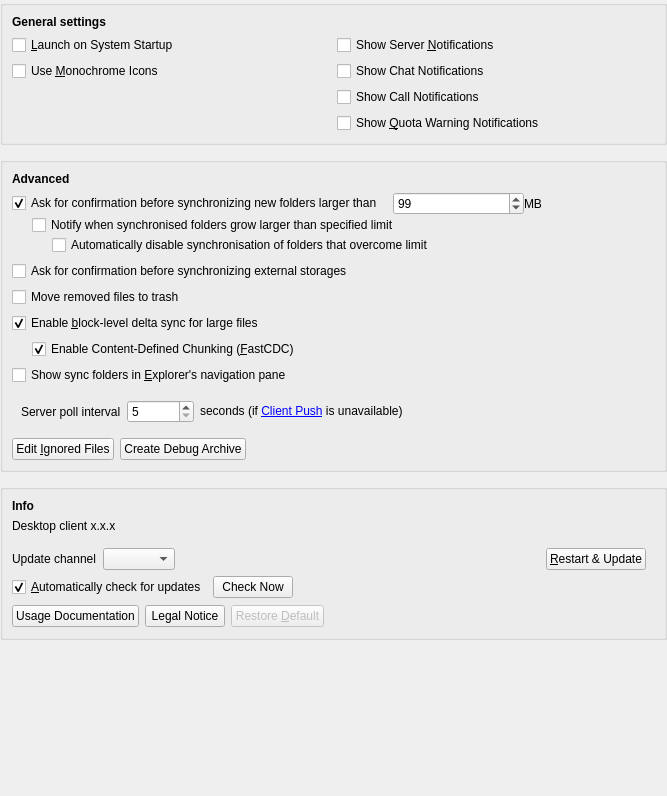
<?xml version="1.0" encoding="UTF-8"?>
<ui version="4.0">
 <class>OCC::GeneralSettings</class>
 <widget class="QWidget" name="OCC::GeneralSettings">
  <property name="geometry">
   <rect>
    <x>0</x>
    <y>0</y>
    <width>667</width>
    <height>796</height>
   </rect>
  </property>
  <property name="windowTitle">
   <string notr="true">Form</string>
  </property>
  <layout class="QGridLayout" name="gridLayout_3">
   <property name="leftMargin">
    <number>0</number>
   </property>
   <property name="topMargin">
    <number>0</number>
   </property>
   <property name="rightMargin">
    <number>0</number>
   </property>
   <property name="bottomMargin">
    <number>0</number>
   </property>
   <property name="spacing">
    <number>12</number>
   </property>
   <item row="0" column="0">
    <widget class="QGroupBox" name="generalGroupBox">
     <property name="title">
      <string/>
     </property>
     <layout class="QGridLayout" name="gridLayout_2">
      <item row="0" column="0" colspan="2">
       <widget class="QLabel" name="generalGroupBoxTitle">
        <property name="font">
         <font>
          <bold>true</bold>
         </font>
        </property>
        <property name="text">
         <string>General settings</string>
        </property>
       </widget>
      </item>
      <item row="1" column="0">
       <widget class="QCheckBox" name="autostartCheckBox">
        <property name="text">
         <string>&amp;Launch on System Startup</string>
        </property>
       </widget>
      </item>
      <item row="3" column="1">
       <widget class="QCheckBox" name="callNotificationsCheckBox">
        <property name="text">
         <string>Show Call Notifications</string>
        </property>
       </widget>
      </item>
      <item row="2" column="0">
       <widget class="QCheckBox" name="monoIconsCheckBox">
        <property name="toolTip">
         <string>For System Tray</string>
        </property>
        <property name="text">
         <string>Use &amp;Monochrome Icons</string>
        </property>
       </widget>
      </item>
      <item row="2" column="1">
       <widget class="QCheckBox" name="chatNotificationsCheckBox">
        <property name="text">
         <string>Show Chat Notifications</string>
        </property>
       </widget>
      </item>
      <item row="1" column="1">
       <widget class="QCheckBox" name="serverNotificationsCheckBox">
        <property name="text">
         <string>Show Server &amp;Notifications</string>
        </property>
       </widget>
      </item>
      <item row="4" column="1">
       <widget class="QCheckBox" name="quotaWarningNotificationsCheckBox">
        <property name="text">
         <string>Show &amp;Quota Warning Notifications</string>
        </property>
       </widget>
      </item>
     </layout>
    </widget>
   </item>
   <item row="1" column="0">
    <widget class="QGroupBox" name="advancedGroupBox">
     <property name="title">
      <string/>
     </property>
     <layout class="QVBoxLayout" name="verticalLayout">
      <item>
       <widget class="QLabel" name="advancedGroupBoxTitle">
        <property name="font">
         <font>
          <bold>true</bold>
         </font>
        </property>
        <property name="text">
         <string>Advanced</string>
        </property>
       </widget>
      </item>
      <item>
       <layout class="QVBoxLayout" name="verticalLayout_4">
        <property name="spacing">
         <number>0</number>
        </property>
        <item>
         <layout class="QHBoxLayout" name="horizontalLayout_3">
          <item>
           <widget class="QCheckBox" name="newFolderLimitCheckBox">
            <property name="text">
             <string>Ask for confirmation before synchronizing new folders larger than</string>
            </property>
            <property name="checked">
             <bool>true</bool>
            </property>
           </widget>
          </item>
          <item>
           <spacer name="horizontalSpacer">
            <property name="orientation">
             <enum>Qt::Orientation::Horizontal</enum>
            </property>
            <property name="sizeType">
             <enum>QSizePolicy::Policy::Fixed</enum>
            </property>
            <property name="sizeHint" stdset="0">
             <size>
              <width>10</width>
              <height>20</height>
             </size>
            </property>
           </spacer>
          </item>
          <item>
           <widget class="QSpinBox" name="newFolderLimitSpinBox">
            <property name="maximum">
             <number>999999</number>
            </property>
            <property name="value">
             <number>99</number>
            </property>
           </widget>
          </item>
          <item>
           <widget class="QLabel" name="label">
            <property name="text">
             <string extracomment="Trailing part of &quot;Ask confirmation before syncing folder larger than&quot; ">MB</string>
            </property>
           </widget>
          </item>
         </layout>
        </item>
        <item>
         <layout class="QHBoxLayout" name="horizontalLayout_5">
          <item>
           <spacer name="horizontalSpacer_3">
            <property name="orientation">
             <enum>Qt::Orientation::Horizontal</enum>
            </property>
            <property name="sizeType">
             <enum>QSizePolicy::Policy::Fixed</enum>
            </property>
            <property name="sizeHint" stdset="0">
             <size>
              <width>20</width>
              <height>20</height>
             </size>
            </property>
           </spacer>
          </item>
          <item>
           <widget class="QCheckBox" name="existingFolderLimitCheckBox">
            <property name="text">
             <string>Notify when synchronised folders grow larger than specified limit</string>
            </property>
           </widget>
          </item>
         </layout>
        </item>
        <item>
         <layout class="QHBoxLayout" name="horizontalLayout">
          <item>
           <spacer name="horizontalSpacer_5">
            <property name="orientation">
             <enum>Qt::Orientation::Horizontal</enum>
            </property>
            <property name="sizeType">
             <enum>QSizePolicy::Policy::Fixed</enum>
            </property>
            <property name="sizeHint" stdset="0">
             <size>
              <width>40</width>
              <height>20</height>
             </size>
            </property>
           </spacer>
          </item>
          <item>
           <widget class="QCheckBox" name="stopExistingFolderNowBigSyncCheckBox">
            <property name="text">
             <string>Automatically disable synchronisation of folders that overcome limit</string>
            </property>
           </widget>
          </item>
         </layout>
        </item>
       </layout>
      </item>
      <item>
       <layout class="QHBoxLayout" name="horizontalLayout_8">
        <item>
         <widget class="QCheckBox" name="newExternalStorage">
          <property name="text">
           <string>Ask for confirmation before synchronizing external storages</string>
          </property>
         </widget>
        </item>
       </layout>
      </item>
      <item>
       <layout class="QHBoxLayout" name="horizontalLayout_trash">
        <item>
         <widget class="QCheckBox" name="moveFilesToTrashCheckBox">
          <property name="text">
           <string>Move removed files to trash</string>
          </property>
         </widget>
        </item>
       </layout>
      </item>
      <item>
       <layout class="QHBoxLayout" name="horizontalLayout_deltasync">
        <item>
         <widget class="QCheckBox" name="deltaSyncCheckBox">
          <property name="toolTip">
           <string>When enabled and the CrispCloud Delta Sync server app is installed, only changed blocks of large files are uploaded instead of the entire file. Saves significant bandwidth for files like VeraCrypt containers, disk images, and databases.</string>
          </property>
          <property name="text">
           <string>Enable &amp;block-level delta sync for large files</string>
          </property>
          <property name="checked">
           <bool>true</bool>
          </property>
         </widget>
        </item>
       </layout>
      </item>
      <item>
       <layout class="QHBoxLayout" name="horizontalLayout_deltasync_cdc">
        <item>
         <spacer name="horizontalSpacer_deltasync_cdc">
          <property name="orientation">
           <enum>Qt::Horizontal</enum>
          </property>
          <property name="sizeType">
           <enum>QSizePolicy::Fixed</enum>
          </property>
          <property name="sizeHint" stdset="0">
           <size>
            <width>20</width>
            <height>0</height>
           </size>
          </property>
         </spacer>
        </item>
        <item>
         <widget class="QCheckBox" name="deltaSyncCdcCheckBox">
          <property name="toolTip">
           <string>Use FastCDC (Content-Defined Chunking) instead of fixed-size blocks. Dynamically adapts to byte insertions/deletions and prevents boundary-shift re-uploads.</string>
          </property>
          <property name="text">
           <string>Enable Content-Defined Chunking (&amp;FastCDC)</string>
          </property>
          <property name="checked">
           <bool>true</bool>
          </property>
         </widget>
        </item>
       </layout>
      </item>
      <item>
       <layout class="QHBoxLayout" name="horizontalLayout_10">
        <item>
         <widget class="QCheckBox" name="showInExplorerNavigationPaneCheckBox">
          <property name="text">
           <string>Show sync folders in &amp;Explorer's navigation pane</string>
          </property>
         </widget>
        </item>
       </layout>
      </item>
      <item>
       <widget class="QWidget" name="horizontalLayoutWidget_remotePollInterval">
        <layout class="QHBoxLayout" name="horizontalLayout_remotePollInterval">
         <item>
          <widget class="QLabel" name="remotePollIntervalLabel">
           <property name="text">
            <string>Server poll interval</string>
           </property>
          </widget>
         </item>
         <item>
          <widget class="QSpinBox" name="remotePollIntervalSpinBox">
           <property name="minimum">
            <number>5</number>
           </property>
           <property name="maximum">
            <number>999999</number>
           </property>
           <property name="singleStep">
            <number>1</number>
           </property>
          </widget>
         </item>
         <item>
          <widget class="QLabel" name="labelInterval">
           <property name="text">
            <string>seconds (if &lt;a href=&quot;https://github.com/nextcloud/notify_push&quot;&gt;Client Push&lt;/a&gt; is unavailable)</string>
           </property>
           <property name="textFormat">
            <enum>Qt::TextFormat::RichText</enum>
           </property>
           <property name="openExternalLinks">
            <bool>true</bool>
           </property>
           <property name="textInteractionFlags">
            <set>Qt::TextInteractionFlag::LinksAccessibleByKeyboard|Qt::TextInteractionFlag::LinksAccessibleByMouse</set>
           </property>
          </widget>
         </item>
         <item>
          <spacer name="horizontalSpacer_remotePollInterval">
           <property name="orientation">
            <enum>Qt::Orientation::Horizontal</enum>
           </property>
           <property name="sizeHint" stdset="0">
            <size>
             <width>40</width>
             <height>20</height>
            </size>
           </property>
          </spacer>
         </item>
        </layout>
       </widget>
      </item>
      <item>
       <layout class="QHBoxLayout" name="horizontalLayout_4">
        <item>
         <widget class="QPushButton" name="ignoredFilesButton">
          <property name="text">
           <string>Edit &amp;Ignored Files</string>
          </property>
         </widget>
        </item>
        <item>
         <widget class="QPushButton" name="debugArchiveButton">
          <property name="text">
           <string>Create Debug Archive</string>
          </property>
         </widget>
        </item>
        <item>
         <spacer name="horizontalSpacer_4">
          <property name="orientation">
           <enum>Qt::Orientation::Horizontal</enum>
          </property>
          <property name="sizeHint" stdset="0">
           <size>
            <width>555</width>
            <height>20</height>
           </size>
          </property>
         </spacer>
        </item>
       </layout>
      </item>
     </layout>
    </widget>
   </item>
   <item row="2" column="0">
    <widget class="QGroupBox" name="aboutAndUpdatesGroupBox">
     <property name="title">
      <string/>
     </property>
     <layout class="QVBoxLayout" name="verticalLayout_3">
      <item>
       <widget class="QLabel" name="aboutAndUpdatesGroupBoxTitle">
        <property name="font">
         <font>
          <bold>true</bold>
         </font>
        </property>
        <property name="text">
         <string>Info</string>
        </property>
       </widget>
      </item>
      <property name="bottomMargin">
       <number>10</number>
      </property>
      <item>
       <widget class="QLabel" name="infoAndUpdatesLabel">
        <property name="sizePolicy">
         <sizepolicy hsizetype="Preferred" vsizetype="Minimum">
          <horstretch>0</horstretch>
          <verstretch>0</verstretch>
         </sizepolicy>
        </property>
        <property name="text">
         <string>Desktop client x.x.x</string>
        </property>
       </widget>
      </item>
      <item>
       <widget class="QFrame" name="updatesContainer">
        <layout class="QVBoxLayout" name="updatesLayout">
         <property name="leftMargin">
          <number>0</number>
         </property>
         <property name="bottomMargin">
          <number>1</number>
         </property>
         <item>
          <layout class="QHBoxLayout" name="updatesLayout_1">
           <item>
            <widget class="QLabel" name="updateChannelLabel">
             <property name="sizePolicy">
              <sizepolicy hsizetype="Maximum" vsizetype="Preferred">
               <horstretch>0</horstretch>
               <verstretch>0</verstretch>
              </sizepolicy>
             </property>
             <property name="text">
              <string>Update channel</string>
             </property>
            </widget>
           </item>
           <item>
            <widget class="QComboBox" name="updateChannel">
             <property name="sizePolicy">
              <sizepolicy hsizetype="Maximum" vsizetype="Fixed">
               <horstretch>0</horstretch>
               <verstretch>0</verstretch>
              </sizepolicy>
             </property>
            </widget>
           </item>
           <item>
            <widget class="QLabel" name="updateStateLabel">
             <property name="text">
              <string/>
             </property>
             <property name="wordWrap">
              <bool>true</bool>
             </property>
             <property name="openExternalLinks">
              <bool>true</bool>
             </property>
            </widget>
           </item>
           <item>
            <widget class="QPushButton" name="restartButton">
             <property name="sizePolicy">
              <sizepolicy hsizetype="Maximum" vsizetype="Fixed">
               <horstretch>0</horstretch>
               <verstretch>0</verstretch>
              </sizepolicy>
             </property>
             <property name="text">
              <string>&amp;Restart &amp;&amp; Update</string>
             </property>
            </widget>
           </item>
          </layout>
         </item>
         <item>
          <layout class="QHBoxLayout" name="updatesLayout_2">
           <item>
            <widget class="QCheckBox" name="autoCheckForUpdatesCheckBox">
             <property name="sizePolicy">
              <sizepolicy hsizetype="Minimum" vsizetype="Fixed">
               <horstretch>0</horstretch>
               <verstretch>0</verstretch>
              </sizepolicy>
             </property>
             <property name="text">
              <string>&amp;Automatically check for updates</string>
             </property>
             <property name="checked">
              <bool>true</bool>
             </property>
            </widget>
           </item>
           <item>
            <widget class="QPushButton" name="updateButton">
             <property name="sizePolicy">
              <sizepolicy hsizetype="Maximum" vsizetype="Fixed">
               <horstretch>0</horstretch>
               <verstretch>0</verstretch>
              </sizepolicy>
             </property>
             <property name="text">
              <string>Check Now</string>
             </property>
            </widget>
           </item>
           <item>
            <spacer name="horizontalSpacer_6">
             <property name="orientation">
              <enum>Qt::Orientation::Horizontal</enum>
             </property>
             <property name="sizeHint" stdset="0">
              <size>
               <width>40</width>
               <height>20</height>
              </size>
             </property>
            </spacer>
           </item>
          </layout>
         </item>
        </layout>
       </widget>
      </item>
      <item>
       <layout class="QHBoxLayout" name="infoContainer">
        <item>
         <widget class="QPushButton" name="usageDocumentationButton">
          <property name="text">
           <string>Usage Documentation</string>
          </property>
         </widget>
        </item>
        <item>
         <widget class="QPushButton" name="legalNoticeButton">
          <property name="text">
           <string>Legal Notice</string>
          </property>
         </widget>
        </item>
        <item>
         <widget class="QPushButton" name="restoreUpdateChannelButton">
          <property name="enabled">
           <bool>false</bool>
          </property>
          <property name="text">
           <string>Restore &amp;Default</string>
          </property>
         </widget>
        </item>
        <item>
         <spacer name="horizontalSpacer_2">
          <property name="orientation">
           <enum>Qt::Orientation::Horizontal</enum>
          </property>
          <property name="sizeHint" stdset="0">
           <size>
            <width>40</width>
            <height>20</height>
           </size>
          </property>
         </spacer>
        </item>
       </layout>
      </item>
     </layout>
    </widget>
   </item>
  <item row="4" column="0">
    <spacer name="verticalSpacer">
     <property name="orientation">
      <enum>Qt::Orientation::Vertical</enum>
     </property>
     <property name="sizeHint" stdset="0">
      <size>
       <width>20</width>
       <height>0</height>
      </size>
     </property>
    </spacer>
   </item>
  </layout>
 </widget>
 <tabstops>
  <tabstop>autostartCheckBox</tabstop>
  <tabstop>serverNotificationsCheckBox</tabstop>
  <tabstop>ignoredFilesButton</tabstop>
  <tabstop>newFolderLimitCheckBox</tabstop>
  <tabstop>newFolderLimitSpinBox</tabstop>
  <tabstop>restartButton</tabstop>
 </tabstops>
 <resources/>
 <connections>
  <connection>
   <sender>newFolderLimitCheckBox</sender>
   <signal>toggled(bool)</signal>
   <receiver>newFolderLimitSpinBox</receiver>
   <slot>setEnabled(bool)</slot>
   <hints>
    <hint type="sourcelabel">
     <x>247</x>
     <y>188</y>
    </hint>
    <hint type="destinationlabel">
     <x>497</x>
     <y>190</y>
    </hint>
   </hints>
  </connection>
 </connections>
</ui>
